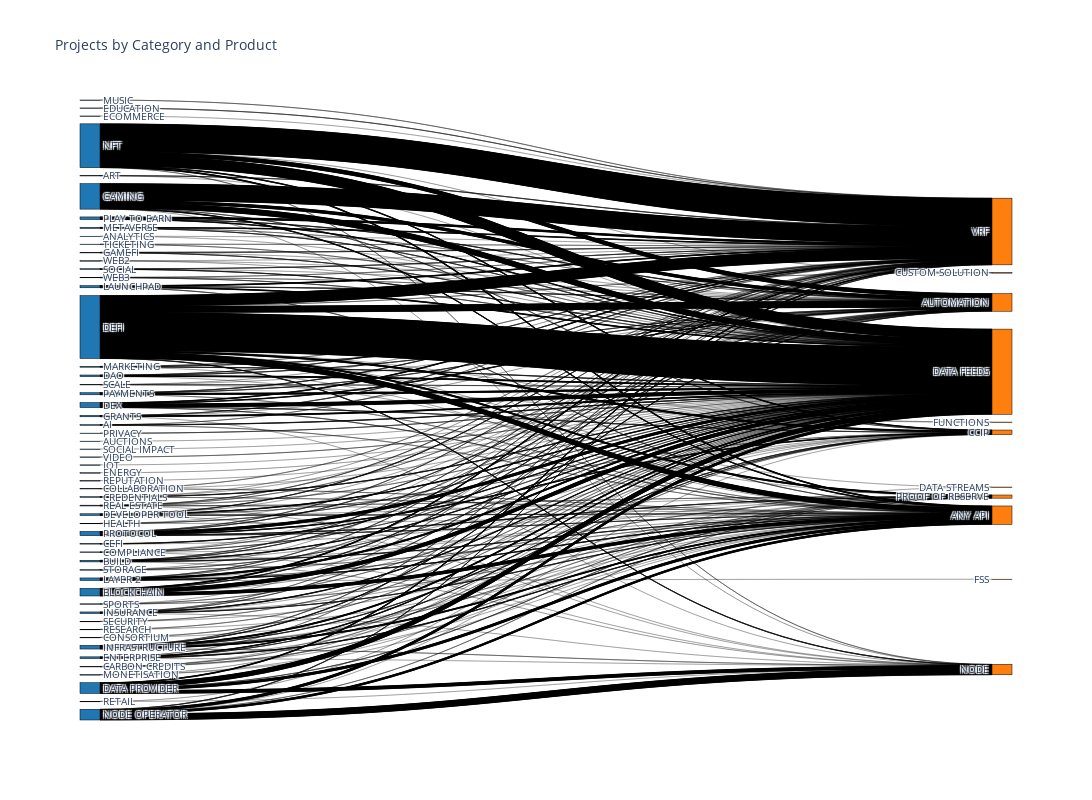

Source (notebook cell):
### Markdown cell above
### Chart 2: Number of projects by category and products they use

### Code cell
import pandas as pd
import plotly.graph_objects as go

# Filter out rows where 'Category' or 'Product(s)' is not a string
df = df[df['Category'].apply(lambda x: isinstance(x, str))]
df = df[df['Product(s)'].apply(lambda x: isinstance(x, str))]

# Prepare the data for Sankey
all_categories = df['Category'].apply(lambda x: x.split(', ') if ',' in x else [x]).explode().unique().tolist()
all_products = df['Product(s)'].apply(lambda x: x.split(', ') if ',' in x else [x]).explode().unique().tolist()

# Define source and target for Sankey
source_indices = []
target_indices = []
values = []

for idx, row in df.iterrows():
    categories = row['Category'].split(', ') if ',' in row['Category'] else [row['Category']]
    products = row['Product(s)'].split(', ') if ',' in row['Product(s)'] else [row['Product(s)']]
    for cat in categories:
        for prod in products:
            source_indices.append(all_categories.index(cat))
            target_indices.append(len(all_categories) + all_products.index(prod))
            values.append(1)  # Each project contributes '1' to the link

# Create a custom color palette
node_colors = ['#1f77b4'] * len(all_categories) + ['#ff7f0e'] * len(all_products)

# Plot the enhanced Sankey diagram
fig = go.Figure(go.Sankey(
    node=dict(
        pad=15,
        thickness=20,
        line=dict(color="black", width=0.5),
        label=all_categories + all_products,
        color=node_colors
    ),
    link=dict(
        source=source_indices,
        target=target_indices,
        value=values
    )
))

fig.update_layout(title_text="Projects by Category and Product", font_size=10, width=1200, height=800)
fig.show()

### Figure 1 — Plotly figure (JSON) as saved in the notebook; plotly's stock layout.template omitted (floating-point values rounded to 4 significant figures; data arrays with more than 128 entries replaced by an {"elided": "..."} marker saying what was removed)
{"data": [{"link": {"source": {"elided": "2805 int values"}, "target": {"elided": "2805 int values"}, "value": {"elided": "2805 int values"}}, "node": {"color": ["#1f77b4", "#1f77b4", "#1f77b4", "#1f77b4", "#1f77b4", "#1f77b4", "#1f77b4", "#1f77b4", "#1f77b4", "#1f77b4", "#1f77b4", "#1f77b4", "#1f77b4", "#1f77b4", "#1f77b4", "#1f77b4", "#1f77b4", "#1f77b4", "#1f77b4", "#1f77b4", "#1f77b4", "#1f77b4", "#1f77b4", "#1f77b4", "#1f77b4", "#1f77b4", "#1f77b4", "#1f77b4", "#1f77b4", "#1f77b4", "#1f77b4", "#1f77b4", "#1f77b4", "#1f77b4", "#1f77b4", "#1f77b4", "#1f77b4", "#1f77b4", "#1f77b4", "#1f77b4", "#1f77b4", "#1f77b4", "#1f77b4", "#1f77b4", "#1f77b4", "#1f77b4", "#1f77b4", "#1f77b4", "#1f77b4", "#1f77b4", "#1f77b4", "#1f77b4", "#1f77b4", "#1f77b4", "#ff7f0e", "#ff7f0e", "#ff7f0e", "#ff7f0e", "#ff7f0e", "#ff7f0e", "#ff7f0e", "#ff7f0e", "#ff7f0e", "#ff7f0e", "#ff7f0e"], "label": ["INFRASTRUCTURE", "DEFI", "INSURANCE", "NODE OPERATOR", "NFT", "DATA PROVIDER", "PAYMENTS", "BUILD", "GRANTS", "PROTOCOL", "DEX", "GAMING", "BLOCKCHAIN", "CARBON CREDITS", "DEVELOPER TOOL", "REAL ESTATE", "LAYER 2", "ENTERPRISE", "COLLABORATION", "MUSIC", "SECURITY", "PLAY TO EARN", "CEFI", "SOCIAL", "SCALE", "DAO", "ART", "AI", "LAUNCHPAD", "MARKETING", "SPORTS", "GAMEFI", "WEB3", "ANALYTICS", "WEB2", "PRIVACY", "CREDENTIALS", "METAVERSE", "MONETISATION", "COMPLIANCE", "STORAGE", "HEALTH", "AUCTIONS", "EDUCATION", "SOCIAL IMPACT", "VIDEO", "ECOMMERCE", "RESEARCH", "RETAIL", "IOT", "TICKETING", "ENERGY", "REPUTATION", "CONSORTIUM", "DATA STREAMS", "CCIP", "ANY API", "VRF", "DATA FEEDS", "NODE", "AUTOMATION", "PROOF OF RESERVE", "FUNCTIONS", "CUSTOM SOLUTION", "FSS"], "line": {"color": "black", "width": 0.5}, "pad": 15, "thickness": 20}, "type": "sankey"}], "layout": {"font": {"size": 10}, "height": 800, "title": {"text": "Projects by Category and Product"}, "width": 1200}}
